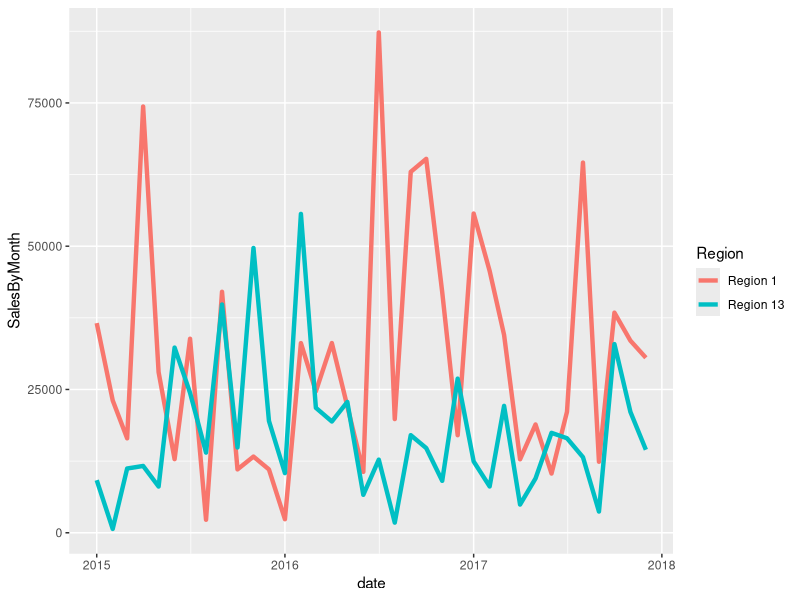
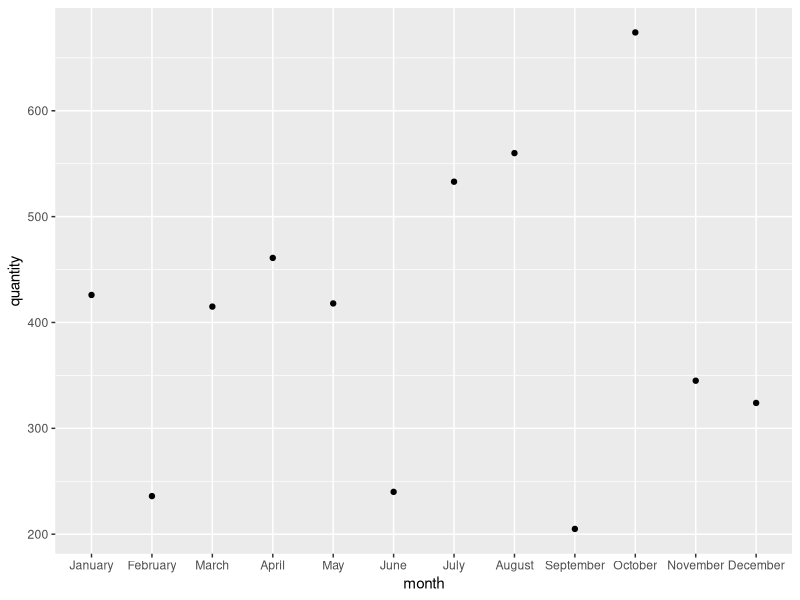

R code for these plots, in order:
## ---- chunk 1

knitr::opts_chunk$set(echo = TRUE)
library(readr)
library(tidyverse)
library(ggplot2)
library(lubridate)

## ---- chunk 2
data <- read.csv("storedata.csv")
data$Order_Date<-as.Date(data$Order_Date, format="%Y-%m-%d")
## ---- chunk 3
data1 <- data%>% filter(year(Order_Date)==2017)
data1 <- data1%>% filter(month(Order_Date)==12 | month(Order_Date)==11 | month(Order_Date)==10)
data1 <- data1 %>% filter(Customer_Segment=="Corporate" | Customer_Segment=="Consumer")
table1 <- data1%>% filter(Region=="Region 1" | Region=="Region 9") %>% group_by(Region, month=month(Order_Date), Customer_Segment) %>% summarise(sumCustomer=sum(Sales))
table1
## ---- chunk 4
fig1 <- data%>% filter(year(Order_Date)==2017 | year(Order_Date)==2016 | year(Order_Date)==2015)
fig1 <- fig1%>% filter(Region=="Region 1" | Region=="Region 13") %>% group_by(Region, year=year(Order_Date),month=month(Order_Date)) %>% summarise(SalesByMonth=sum(Sales)) 
date <- as.factor(paste(fig1$year,fig1$month, 01, sep="-"))
fig1$date <- date
fig1$date<-as.Date(fig1$date, format="%Y-%m-%d")
fig1
figure1 <- ggplot(fig1, aes(x = date, y = SalesByMonth, colour = Region))+ 
  geom_line(size=1.5)
figure1
## ---- chunk 5
region1 <- fig1 %>% filter(Region=="Region 1") %>% rename( Region1sales=SalesByMonth)
region13 <- fig1 %>% filter(Region=="Region 13") %>% rename(Region13sales=SalesByMonth)
table2 <- merge(region1, region13, by= "date")
table2 <- table2 %>% select(date, Region1sales, Region13sales) 
table2$diff <- table2$Region13sales-table2$Region1sales
table2 <- table2 %>% filter(diff > 0)
table2
## ---- chunk 6
average <- data %>% filter(year(Order_Date)==2017)
average <- average %>% select(Profit, Customer_Segment, Product_Category, Region) %>%
  filter(Region!="Region 3" & Region!="Region 5" & Region!="Region 8") %>%
  group_by(Region, Customer_Segment, Product_Category)%>%
  summarize(ProfitTotal=mean(Profit))
average <- average %>%  select(Region, Customer_Segment, Product_Category, ProfitTotal) %>%
  group_by(Region) %>% summarize(MaxProfit=max(ProfitTotal)) 
average
## ---- chunk 7
library(forecast)

data$Order_Date <- as.Date(data$Order_Date)
data$month <- month(data$Order_Date, label = TRUE, abbr = FALSE)
data$year <- year(data$Order_Date)

base <- data %>%
  filter(Customer_Segment == "Small Business" & Product_Category == "Office Supplies") %>%
  group_by(year, month, Customer_Segment, Product_Category) %>%
  summarise(quantity = sum(Order_Quantity)) %>%
  filter(year != "2017") %>% select(month, year, quantity)

#We keep only the date and the quantity
base <- base[,-c(1:4)]
base2 <- ts(base,frequency=12, start=c(2014,1))
 

data2017 <- data %>%
  filter(Customer_Segment == "Small Business" & Product_Category == "Office Supplies") %>%
  group_by(year, month, Customer_Segment, Product_Category) %>%
  summarise(quantity = sum(Order_Quantity)) %>%
  filter(year == "2017")

plot <- ggplot(data2017,aes(x=month, y=quantity ))+geom_point()
plot

